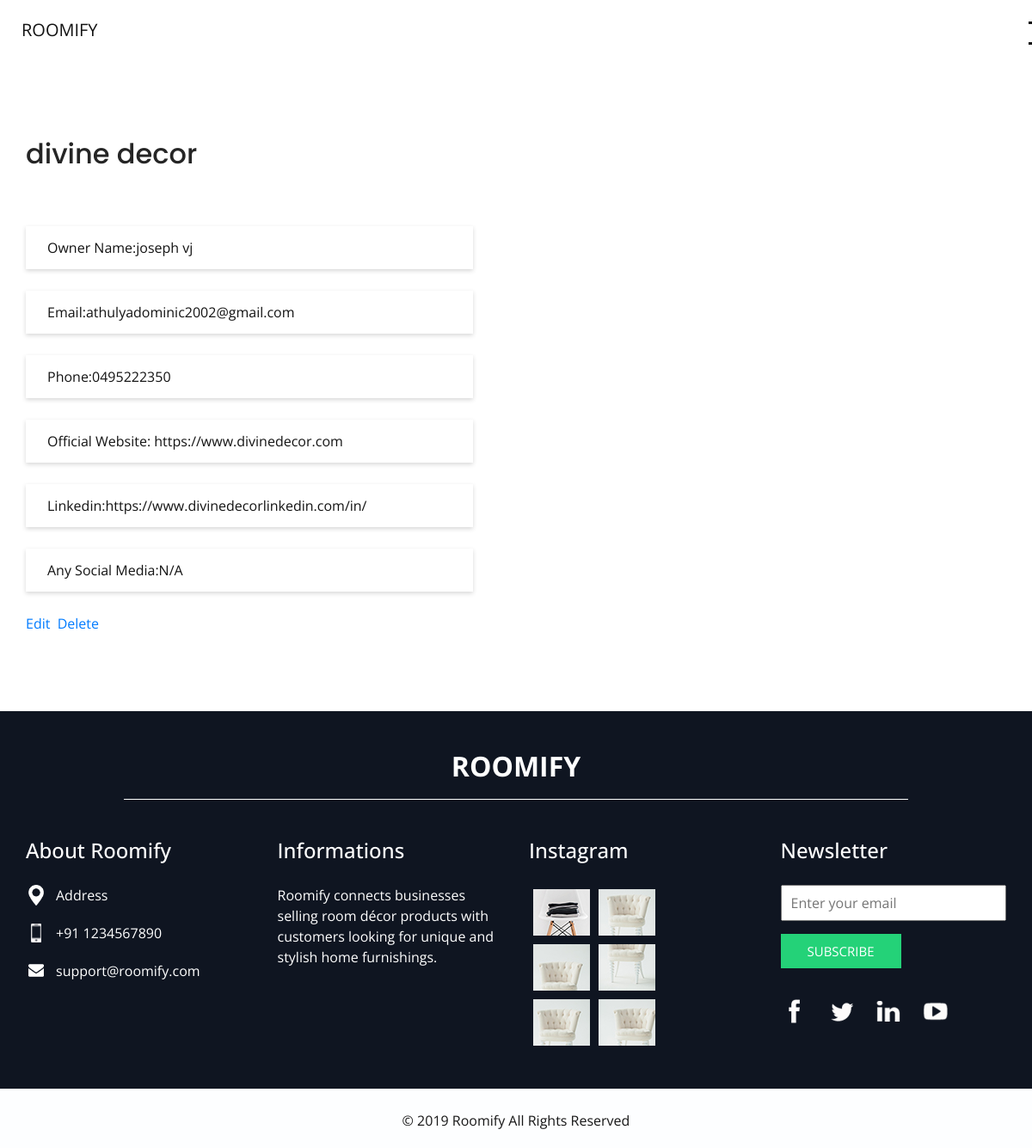
The page /contact/ (signed in) on the database its author committed.
### myapp/models.py (models this page shows)
class Contacts(models.Model):
   Busreg=models.ForeignKey(Busreg,on_delete=models.CASCADE)
   Off_web=models.CharField(max_length=255)
   Linkedin=models.CharField(max_length=255)
   Social=models.CharField(max_length=255)

class Busreg(models.Model):
    Login_id=models.ForeignKey(Login,on_delete=models.CASCADE,default=1)
    Business_Name=models.CharField(max_length=255)
    Owner_Name=models.CharField(max_length=255)
    Logo=models.FileField(upload_to='media/img',null=True)
    Bus_Email=models.CharField(max_length=255)
    Password=models.CharField(max_length=255)
    contact=models.CharField(max_length=15)
    Address=models.CharField(max_length=255)
    post=models.CharField(max_length=255)
    pin=models.CharField(max_length=6)
    district=models.CharField(max_length=255)
    Business_type=models.CharField(max_length=255)
    Registration_stat=models.CharField(max_length=255)
    Reg_doc=models.FileField(upload_to='uploads/')

### myapp/views.py (the view)
# urls.py: path('contact/',views.contact,name='contact'),
def contact(request):
    con_get=Contacts.objects.filter(Busreg__Login_id=request.session['lid'])
    return render(request,'business/Contact.html',{'data': con_get})

### templates/business/Contact.html (shortened to what this page needs)
{% extends 'business/header-footer_bus.html' %}
    {% block body %}
<head>
</head>
<body>
  <section class="contact_section layout_padding">
    <div class="container ">
      {% for i in data %}
      <div class="heading_container">
        <h2 class="">
          {{i.Busreg.Business_Name}}
        </h2>
      </div>
    </div>
    <div class="container">
      <div class="row">
        <div class="col-md-6">
          <form action="">
            <div>
              <input type="text" placeholder="Owner Name:{{i.Busreg.Owner_Name}}" readonly />
            </div>
            <div>
              <input type="email" placeholder="Email:{{i.Busreg.Bus_Email}}" readonly/>
            </div>
            <div>
              <input type="text" placeholder="Phone:{{i.Busreg.contact}}" readonly/>
            </div>
            <div>
              <input type="text" placeholder="Official Website: {{i.Off_web}}" readonly/>
            </div>
            <div>
              <input type="text" placeholder="Linkedin:{{i.Linkedin}}" readonly/>
            </div>
            <div>
              <input type="text" placeholder="Any Social Media:{{i.Social}}" readonly/>
            </div>
            <div class="d-flex ">
              <a href="/editcontact/{{i.id}}">
                Edit
              </a>&nbsp;&nbsp;
              <a href="/delcontact/{{i.id}}">
                Delete
              </a>
            </div>
          </form>
        </div>
      </div>
    </div>
    {% endfor %}
  </section>
</body>
{% endblock %}

### myapp/static/digitf-html/css/style.css (style rules this page uses)
body { font-family: 'Open Sans', sans-serif; color: #0c0c0c; background-color: #ffffff; }
.layout_padding { padding-top: 90px; padding-bottom: 90px; }
.heading_container { display: -webkit-box; display: -ms-flexbox; position: center; display: flex; }
.heading_container h2 { color: #252525; position: relative; font-family: 'Poppins', sans-serif; }
.heading_container h2::before { content: ""; width: 60px; height: 3px; position: center; top: 50%; right: -5px; background-color: #24d278; -webkit-transform: translate(100%, -50%); transform: translate(100%, -50%); }
a, a:hover, a:focus { text-decoration: none; }
.contact_section { position: relative; }
.contact_section h2 { margin-bottom: 65px; }
.contact_section form { padding-right: 35px; }
.contact_section input { width: 100%; border: none; height: 50px; margin-bottom: 25px; padding-left: 25px; background-color: transparent; outline: none; color: #101010; -webkit-box-shadow: 0px 2px 5px 0px rgba(0, 0, 0, 0.16); box-shadow: 0px 2px 5px 0px rgba(0, 0, 0, 0.16); }
.contact_section input::placeholder { color: #131313; }

### myapp/static/digitf-html/css/responsive.css (style rules this page uses)
@media (min-width: 1200px) { .container { max-width: 1170px; } }

### rows shown on the page
Contacts: Busreg.Business_Name "divine decor", Busreg.Owner_Name "Owner Name:joseph vj", Busreg.Bus_Email "Email:athulyadominic2002@gmail.com", Busreg.contact "Phone:0495222350", Off_web "Official Website: https://www.divinedecor.com", Linkedin "Linkedin:https://www.divinedecorlinkedin.com/in/", Social "Any Social Media:N/A"
